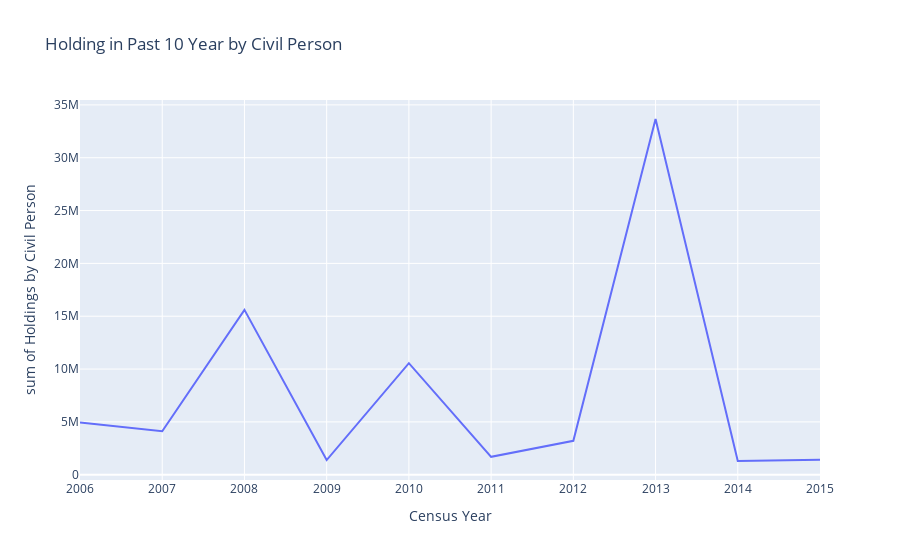

The notebook cell saved with this chart:
### Code cell
px.line(x='Census Year', y ='Value',data_frame=hold_civil,title=' Holding in Past 10 Year by Civil Person',labels={"Value":"sum of Holdings by Civil Person"})

### Figure 1 — Plotly figure (JSON) as saved in the notebook; plotly's stock layout.template omitted (floating-point values rounded to 4 significant figures)
{"data": [{"hovertemplate": "Census Year=%{x}<br>sum of Holdings by Civil Person=%{y}<extra></extra>", "legendgroup": "", "line": {"color": "#636efa", "dash": "solid"}, "marker": {"symbol": "circle"}, "mode": "lines", "name": "", "orientation": "v", "showlegend": false, "type": "scatter", "x": [2006, 2007, 2008, 2009, 2010, 2011, 2012, 2013, 2014, 2015], "xaxis": "x", "y": [4952265, 4116297, 15604076, 1383820, 10553742, 1694747, 3206052, 33665237, 1298384, 1427647], "yaxis": "y"}], "layout": {"legend": {"tracegroupgap": 0}, "title": {"text": " Holding in Past 10 Year by Civil Person"}, "xaxis": {"anchor": "y", "domain": [0, 1], "title": {"text": "Census Year"}}, "yaxis": {"anchor": "x", "domain": [0, 1], "title": {"text": "sum of Holdings by Civil Person"}}}}
